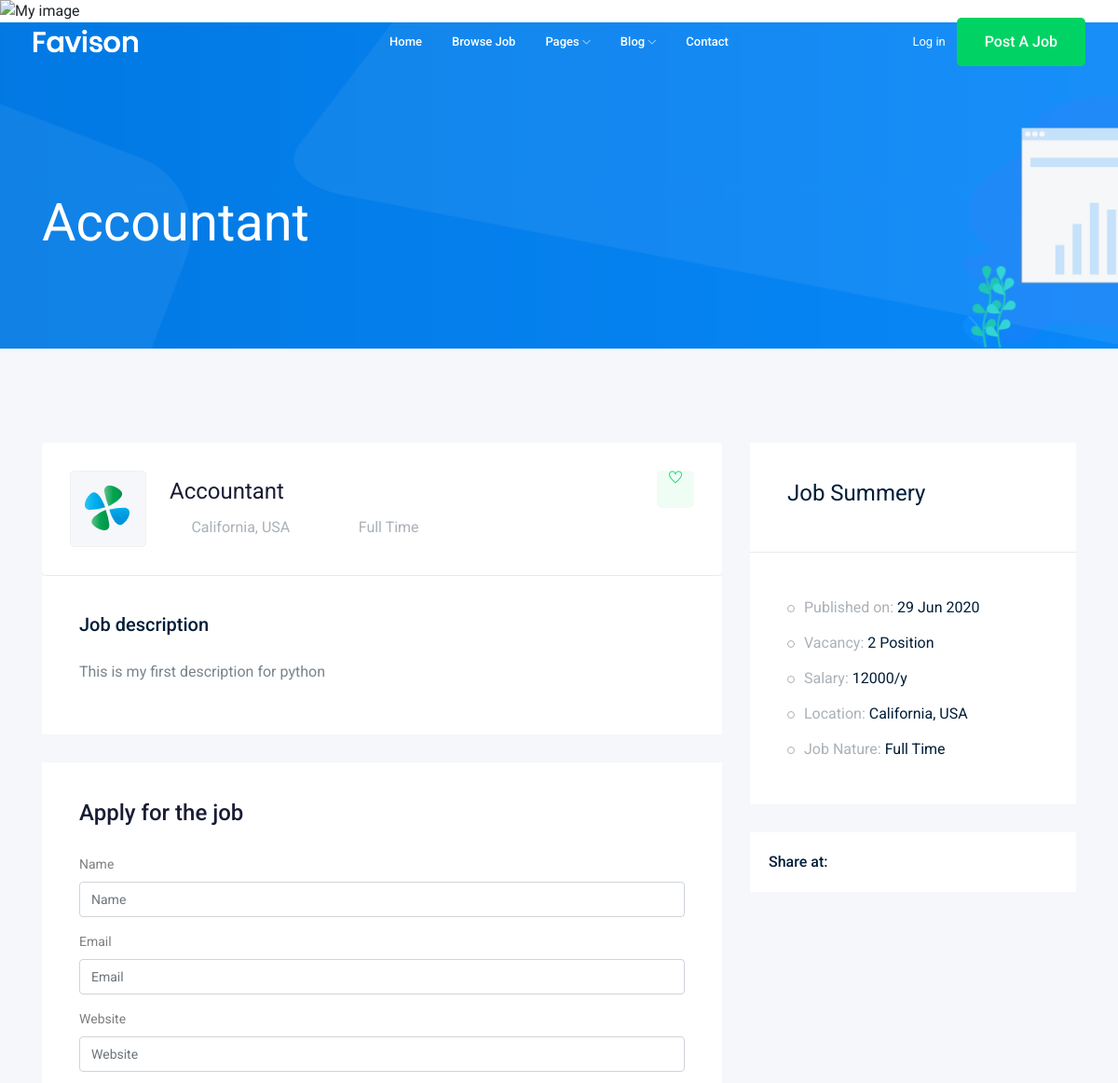
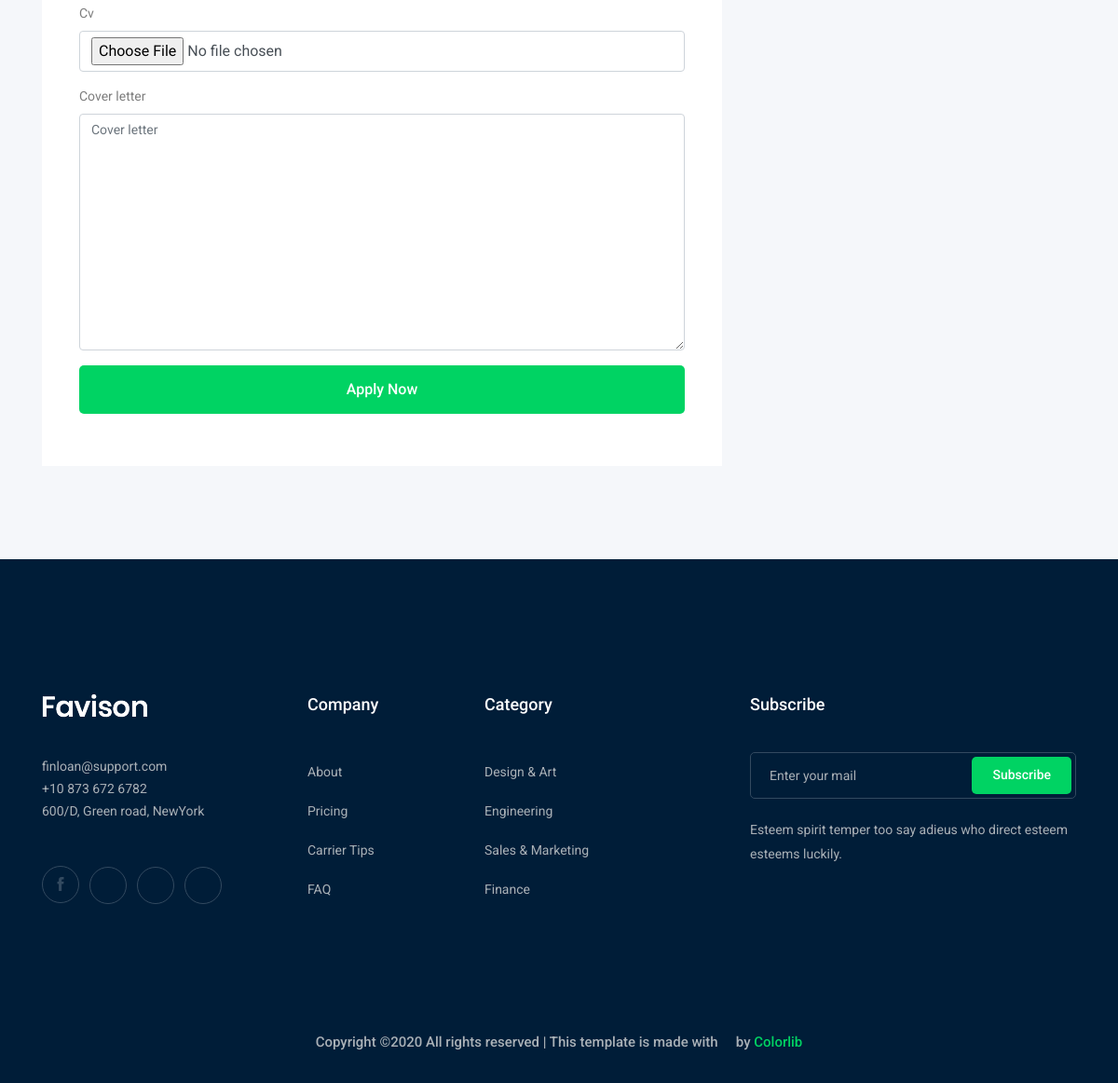
The app's page /jobs/accountant with its own data (2 pictures, top to bottom).
### job/models.py (models this page shows, shortened)
class Job(models.Model):
    title=models.CharField(max_length=100)
    JOB_TYPE=(
        ('Full Time','Full Time'),
        ('Part Time','Part Time')
    )
    def uploadedfile(instance,filename):
        filename,ext=filename.split('.')
        return "jobs/%s.%s"%(instance.id,ext)
    job_type=models.CharField(max_length=15,choices=JOB_TYPE)
    description=models.TextField(max_length=1000)
    published_at=models.DateField(auto_now=True)
    vacancy= models.IntegerField(default=1)
    salary= models.IntegerField(default=0)
    experiance= models.IntegerField(default=1)
    category=models.ForeignKey('Category',on_delete=models.CASCADE)
    image=models.ImageField(upload_to=uploadedfile)
    slug=models.SlugField(blank=True, null=True)
    def __str__(self):
        return self.title

### job/views.py (the view)
# urls.py: path('<str:slug>',views.job_detail,name='job_detail')
def job_detail(request,slug):
    job_detail=Job.objects.get(slug=slug)
    if request.method=='POST':
        form=Apply_Form(request.POST, request.FILES)
        if form.is_valid():
            myform=form.save(commit=False)
            myform.job=job_detail
            myform.save()
    else:
        form=Apply_Form()
    context={
        'job':job_detail,
        'form':form
    }
    return render(request,'job/job_detail.html',context)

### job/form.py
class Apply_Form(forms.ModelForm):
    class Meta:
        model = Apply
        fields = ('name','email','website','cv','cover_letter')

### job/templates/job/job_detail.html (shortened to what this page needs)
{% extends 'base.html' %}
{% load bootstrap4 %}
{% block body %}
    <div class="bradcam_area bradcam_bg_1">
        <div class="container">
            <div class="row">
                <div class="col-xl-12">
                    <div class="bradcam_text">
                        <h3>{{job}}</h3>
                    </div>
                </div>
            </div>
        </div>
    </div>
    <div class="job_details_area">
        <div class="container">
            <div class="row">
                <div class="col-lg-8">
                    <div class="job_details_header">
                        <div class="single_jobs white-bg d-flex justify-content-between">
                            <div class="jobs_left d-flex align-items-center">
                                <div class="thumb">
                                    <img src="img/svg_icon/1.svg" alt="">
                                </div>
                                <div class="jobs_conetent">
                                    <a href="#"><h4>{{job.title}}</h4></a>
                                    <div class="links_locat d-flex align-items-center">
                                        <div class="location">
                                            <p> <i class="fa fa-map-marker"></i> California, USA</p>
                                        </div>
                                        <div class="location">
                                            <p> <i class="fa fa-clock-o"></i> {{job.job_type}}</p>
                                        </div>
                                    </div>
                                </div>
                            </div>
                            <div class="jobs_right">
                                <div class="apply_now">
                                    <a class="heart_mark" href="#"> <i class="ti-heart"></i> </a>
                                </div>
                            </div>
                        </div>
                    </div>
                    <div class="descript_wrap white-bg">
                        <div class="single_wrap">
                            <h4>Job description</h4>
                            <p>{{job.description}}</p>
                        </div>
                    </div>
                    <div class="apply_job_form white-bg">
                        <h4>Apply for the job</h4>
                        <form action="#" method="POST" enctype="multipart/form-data">
                            <form action="/url/to/submit/" method="post" class="form">
                                {% bootstrap_form form %}
                                {% buttons %}
                                    <button class="boxed-btn3 w-100" type="submit">Apply Now</button>
                                {% endbuttons %}
                            </form>
                        </form>
                    </div>
                </div>
                <div class="col-lg-4">
                    <div class="job_sumary">
                        <div class="summery_header">
                            <h3>Job Summery</h3>
                        </div>
                        <div class="job_content">
                            <ul>
                                <li>Published on: <span>{{job.published_at| date:'d M o'}}</span></li>
                                <li>Vacancy: <span>{{job.vacancy}} Position</span></li>
                                <li>Salary: <span>{{job.salary}}/y</span></li>
                                <li>Location: <span>California, USA</span></li>
                                <li>Job Nature: <span> {{job.job_type}}</span></li>
                            </ul>
                        </div>
                    </div>
                    <div class="share_wrap d-flex">
                        <span>Share at:</span>
                        <ul>
                            <li><a href="#"> <i class="fa fa-facebook"></i></a> </li>
                            <li><a href="#"> <i class="fa fa-google-plus"></i></a> </li>
                            <li><a href="#"> <i class="fa fa-twitter"></i></a> </li>
                            <li><a href="#"> <i class="fa fa-envelope"></i></a> </li>
                        </ul>
                    </div>
                    <div class="job_location_wrap">
                        <div class="job_lok_inner">
                            <div id="map" style="height: 200px;"></div>
                          </div>
                    </div>
                </div>
            </div>
        </div>
    </div>
    {% endblock body %}

### records on screen
Job: title "Accountant", job_type "Full Time", description "This is my first description for python", published_at "29 Jun 2020", vacancy "2", salary "12000"
